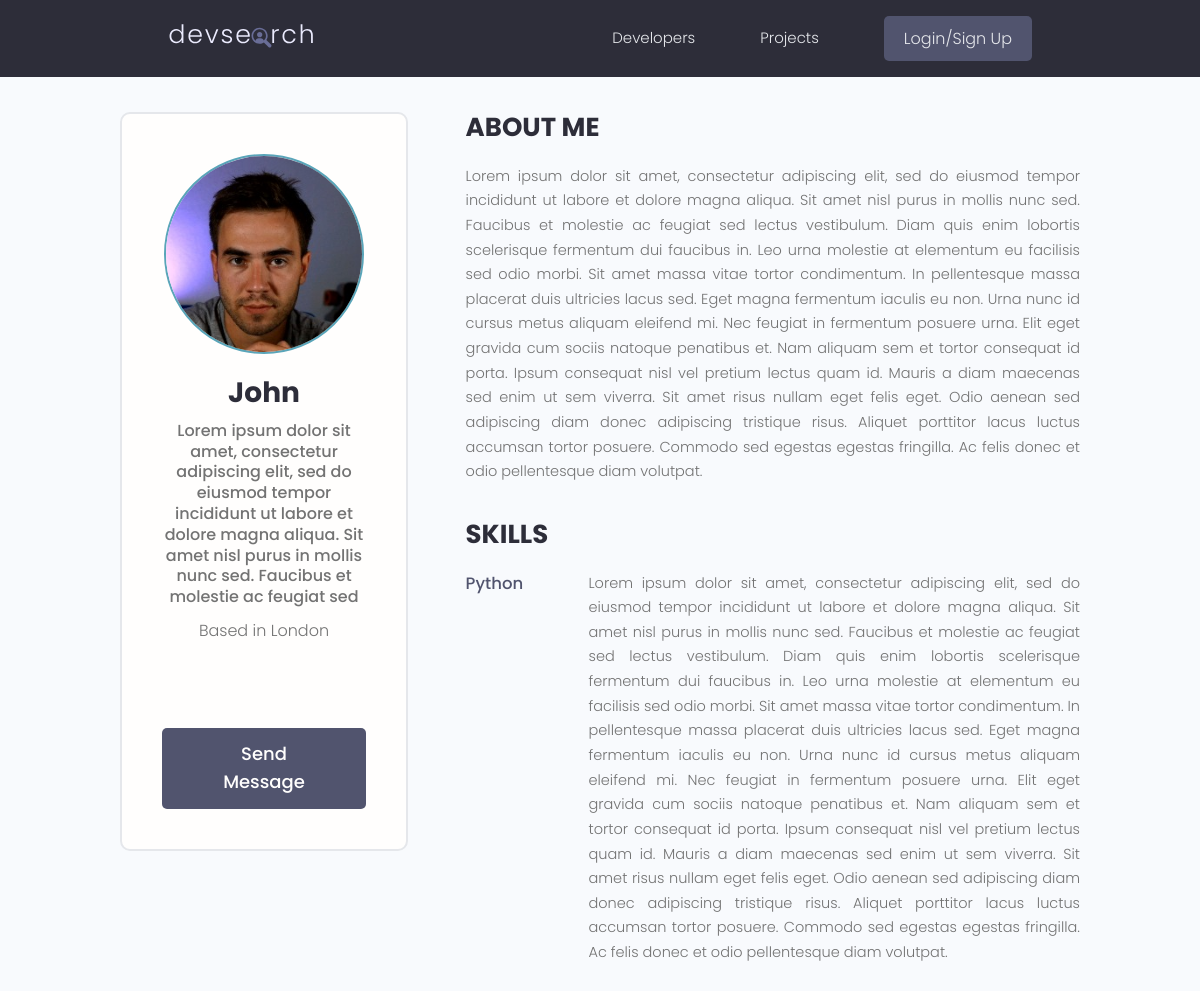
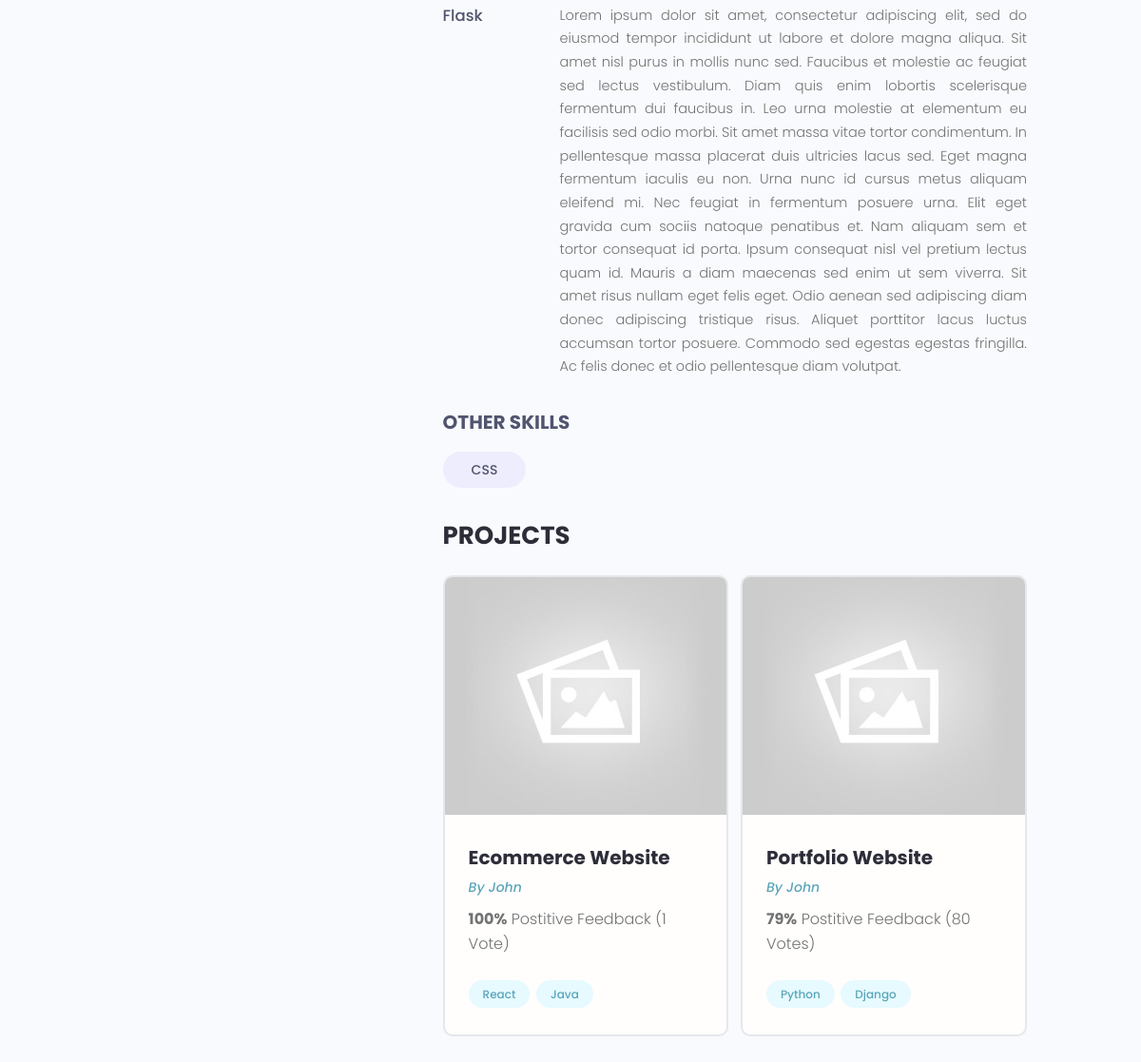
The app's page /profile/33df256f-3999-4722-9b54-4dbbeb4df0b4/ with its own data (2 pictures, top to bottom).
### users/models.py (models this page shows, shortened)
class Profile(models.Model):
    user = models.OneToOneField(User, on_delete=models.CASCADE, null=True, blank=True)
    name = models.CharField(max_length=200, blank=True, null=True)
    email = models.EmailField(max_length=500, null=True, blank=True)
    username = models.CharField(max_length=200, blank=True, null=True)
    location = models.CharField(max_length=200, blank=True, null=True)
    short_intro = models.CharField(max_length=200, blank=True, null=True)
    bio = models.TextField(blank=True, null=True)
    profile_image = models.ImageField(null=True, blank=True, upload_to='profiles/', default="profiles/user-default.png")
    social_github = models.CharField(max_length=200, blank=True, null=True)
    social_twitter = models.CharField(max_length=200, blank=True, null=True)
    social_linkedin = models.CharField(max_length=200, blank=True, null=True)
    social_youtube = models.CharField(max_length=200, blank=True, null=True)
    social_website = models.CharField(max_length=200, blank=True, null=True)
    created = models.DateTimeField(auto_now_add=True)
    id = models.UUIDField(default=uuid.uuid4, unique=True, primary_key=True, editable=False)

class Skill(models.Model):
    owner = models.ForeignKey(Profile, on_delete=models.CASCADE, null=True, blank=True)
    name = models.CharField(max_length=200, blank=True, null=True)
    description = models.TextField(null=True, blank=True)
    created = models.DateTimeField(auto_now_add=True)
    id = models.UUIDField(default=uuid.uuid4, unique=True, primary_key=True, editable=False)
    def __str__(self):
        return str(self.name)

### projects/models.py (models this page shows, shortened)
class Project(models.Model):
    owner = models.ForeignKey(Profile, null=True, blank=True, on_delete=models.SET_NULL)
    title = models.CharField(max_length=200)
    description = models.TextField(null=True, blank=True)
    featured_image = models.ImageField(null=True, blank=True, default="default.jpg")
    demo_link = models.CharField(max_length=2000, null=True, blank=True)
    source_link = models.CharField(max_length=2000, null=True, blank=True)
    tags = models.ManyToManyField('Tag', blank=True)  # '' on class because it comes later after Project class.
    vote_total = models.IntegerField(default=0, null=True, blank=True)
    vote_ratio = models.IntegerField(default=0, null=True, blank=True)
    created = models.DateTimeField(auto_now_add=True)
    id = models.UUIDField(default=uuid.uuid4, unique=True, primary_key=True, editable=False)
    class Meta:
        ordering = ['-vote_ratio','-vote_total','title']

class Tag(models.Model):
    name = models.CharField(max_length=200)
    created = models.DateTimeField(auto_now_add=True)
    id = models.UUIDField(default=uuid.uuid4, unique=True, primary_key=True, editable=False)
    def __str__(self):
        return self.name

### users/views.py (the view)
# urls.py: path('profile/<str:pk>/',views.userProfile,name="user-profile"),
def userProfile(request, pk):
    profile = Profile.objects.get(id=pk)
    topSkills = profile.skill_set.exclude(description__exact="")
    otherSkills = profile.skill_set.filter(description="")
    context = {'profile': profile, 'topSkills': topSkills, 'otherSkills': otherSkills}
    return render(request, 'users/user-profile.html', context)

### users/templates/users/user-profile.html (shortened to what this page needs)
{% extends 'main.html' %}
{% block content %}
  <main class="profile my-md">
    <div class="container">
      <div class="layout">
        <div class="column column--1of3">
          <div class="card text-center">
            <div class="card__body dev">
              <img class="avatar avatar--xl" src="{{ profile.profile_image.url}}" />
              <h2 class="dev__name">{{ profile.name}}</h2>
              <p class="dev__title">{{ profile.short_intro}}</p>
              <p class="dev__location">Based in {{ profile.location}}</p>
              <ul class="dev__social">
              </ul>
            {% if request.user.profile.id != profile.id %}
              <a href="{% url 'create-message' profile.id %}" class="btn btn--sub btn--lg">Send Message </a>
            {% endif %}
            </div>
          </div>
        </div>
        <div class="column column--2of3">
          <div class="devInfo">
            <h3 class="devInfo__title">About Me</h3>
            <p class="devInfo__about">{{ profile.bio }}</p>
          </div>
          <div class="devInfo">
            <h3 class="devInfo__title">Skills</h3>
            <div class="devInfo__skills">
                {% for skill in topSkills %}
              <div class="devSkill">
                <h4 class="devSkill__title">{{ skill.name }}</h4>
                <p class="devSkill__info">{{ skill.description }}</p>
              </div>
              {% endfor %}
              <h3 class="devInfo__subtitle">Other Skills</h3>
              <div class="devInfo__otherSkills">
                {% for skill in otherSkills %}
                  <span class="tag tag--pill tag--sub tag--lg">
                  <small>{{ skill }}</small>
                </span>
                  {% endfor %}
              </div>
            </div>
          </div>
          <div class="devInfo">
            <h3 class="devInfo__title">Projects</h3>
            <div class="grid grid--two">
                {% for project in profile.project_set.all %}
              <div class="column">
                <div class="card project">
                  <a href="{% url 'project' project.id %}" class="project">
                    <img class="project__thumbnail" src="{{ project.featured_image.url}}" alt="project thumbnail" />
                    <div class="card__body">
                      <h3 class="project__title">{{ project.title}}</h3>
                      <p><a class="project__author" href="{% url 'user-profile' project.owner.id %}">By {{ project.owner.name}}</a></p>
                      <p class="project--rating">
                        <span style="font-weight: bold;">{{ project.vote_ratio }}%</span> Postitive
                        Feedback ({{ project.vote_total }} Vote{{ project.vote_total|pluralize:"s" }})
                      </p>
                      <div class="project__tags">
                          {% for tag in project.tags.all %}
                        <span class="tag tag--pill tag--main">
                          <small>{{ tag }}</small>
                        </span>
                              {% endfor %}
                      </div>
                    </div>
                  </a>
                </div>
              </div>
                {% endfor %}
            </div>
          </div>
        </div>
      </div>
    </div>
  </main>
{% endblock %}

### static/styles/app.css (style rules this page uses)
:root { --color-sub: #2d2d39; }
.btn--sub { background-color: var(--color-sub-light); }
.card { border: 2px solid var(--color-light); }
img { width: 100%; }
.profile .card > .dev { padding: 4rem; }
.dev__name { color: var(--color-sub); font-size: 2.8rem; font-weight: 700; margin-top: 1rem; margin-bottom: 0.5rem; }
.dev__title { font-size: 1.6rem; font-weight: 500; line-height: 1.3; }
.dev__location { margin-top: 1rem; }
.dev__social { margin: 3rem 0; list-style: none; display: flex; justify-content: center; gap: 1.5rem; }
.devInfo { margin-bottom: 3rem; }
.devInfo__title, .devInfo__subtitle { font-size: 2.6rem; color: var(--color-sub); text-transform: uppercase; font-weight: 700; margin-bottom: 1.5rem; }
.devInfo__subtitle { font-size: 2rem; color: var(--color-sub-light); }
.devInfo__about, .devSkill__info { font-size: 1.45rem; line-height: 1.7; text-align: justify; }
.devSkill { margin-bottom: 3rem; }
.devSkill__title { font-size: 1.65rem; font-weight: 500; color: var(--color-sub-light); }
@media screen and (min-width: 700px) { .devSkill { display: flex; justify-content: space-between; gap: 3rem; } }
@media screen and (min-width: 700px) { .devSkill__info { flex-basis: 80%; } }
.project__author { font-size: 1.4rem; font-style: italic; }
.project--rating { margin-bottom: 1.6em; margin-top: .5em; }
.project__thumbnail { height: 25rem; object-fit: cover; object-position: top center; }
.project__title { font-size: 2rem; font-weight: 700; color: var(--color-sub); }

### static/uikit/styles/modules/_variables.css (style rules this page uses)
:root { --color-main: #5aa5b9; --color-main-light: #e6faff; --color-sub: #3f4156; --color-sub-light: #51546e; --color-sub-lighter: #ededfd; --color-text: #737373; --color-gray: #8b8b8b; --color-light: #e5e7eb; --color-light-gray: #767676; --color-bg: #f8fafd; --color-white: #fffefd; --color-white-light: #f3f3f3; --color-success: #359e64; --color-success-bg: #def8e8; --color-error: #fc4b0b; --color-error-bg: #fff2ee; --font-base: 'Poppins', arial, helvetica, 'Segoe UI', roboto, ubuntu, sans-serif; --font-monospace: 'Fira Code', 'Courier New', courier, monospace; --font-regular: 300; --font-medium: 500; --font-bold: 700; --generic-shadow: 1px 1px 5px #00000010; --generic-transition: all 0.3s ease-in-out; }

### static/uikit/styles/modules/_base.css (style rules this page uses)
* { margin: 0; padding: 0; box-sizing: border-box; text-rendering: optimizeLegibility; color: inherit; font-size: inherit; }
html { font-size: 50%; }
@media only screen and (min-width: 480px) { html { font-size: 56.25%; } }
@media only screen and (min-width: 1200px) { html { font-size: 62.5%; } }
body { line-height: 1.6; font-weight: 400; font-size: 1.5rem; color: var(--color-text); background-color: var(--color-bg); min-height: 100vh; }

### static/uikit/styles/modules/_typography.css (style rules this page uses)
* { font-family: var(--font-base); }
h2 { font-size: 3.6rem; font-weight: var(--font-bold); }
h3 { font-size: 3.2rem; font-weight: var(--font-medium); }
h4 { font-size: 2.8rem; font-weight: var(--font-medium); }
p, span, strong { font-size: 1.6rem; color: var(--color-text); font-weight: var(--font-regular); }
a { padding-bottom: 2px; text-decoration: none; display: inline-block; color: var(--color-main); font-weight: var(--font-medium); }

### static/uikit/styles/modules/_utilities.css (style rules this page uses)
.container { width: 92%; max-width: 165rem; margin: 0 auto; box-sizing: border-box; }
@media screen and (min-width: 1000px) { .container { width: 90%; } }
@media screen and (min-width: 1200px) { .container { width: 80%; } }
.text-center { text-align: center; }
.my-md { margin: 3rem auto; }

### static/uikit/styles/modules/_avatar.css (style rules this page uses)
.avatar { border-radius: 50%; border: 2px solid var(--color-main); object-fit: cover; }
.avatar--xl { height: 20rem; width: 20rem; }

### static/uikit/styles/modules/_button.css (style rules this page uses)
.btn { display: inline-block; position: relative; cursor: pointer; background-color: var(--color-light); font-weight: var(--font-medium); color: var(--color-sub); text-decoration: none; padding: 1rem 2rem; border-radius: 0.5rem; border: none; width: -webkit-fit-content; width: -moz-fit-content; width: fit-content; height: -webkit-fit-content; height: -moz-fit-content; height: fit-content; font-size: 1.6rem; outline-width: 0; outline-color: transparent; -webkit-backface-visibility: hidden; backface-visibility: hidden; transition: all 0.3s ease-in-out; }
.btn--sub { background-color: var(--color-sub); color: var(--color-white); }
.btn--lg { font-size: 1.8rem; padding: 1.2rem 4.5rem; }

### static/uikit/styles/modules/_card.css (style rules this page uses)
.card { border-radius: 1rem; background-color: var(--color-white); border: 1.5px solid var(--color-light); width: auto; height: auto; margin-top: 0.5rem; margin-bottom: 0.5rem; overflow: hidden; }
.card__body, .card__header { padding: 2rem 2.5rem; }

### records on screen
Profile: profile_image (picture), name "John", short_intro "Lorem ipsum dolor sit amet, consectetur adipiscing elit, sed do eiusmod tempor incididunt ut labore et dolore magna aliqua. Sit amet nisl purus in mollis nunc sed. Faucibus et molestie ac feugiat sed", location "London", bio "Lorem ipsum dolor sit amet, consectetur adipiscing elit, sed do eiusmod tempor incididunt ut labore et dolore magna aliqua. Sit amet nisl purus in mollis nunc sed. Faucibus et molestie ac feugiat sed lectus vestibulum. Diam quis enim lobortis scelerisque fermentum dui faucibus in. Leo urna molestie at elementum eu facilisis sed odio morbi. Sit amet massa vitae tortor condimentum. In pellentesque massa placerat duis ultricies lacus sed. Eget magna fermentum iaculis eu non. Urna nunc id cursus metus aliquam eleifend mi. Nec feugiat in fermentum posuere urna. Elit eget gravida cum sociis natoque penatibus et. Nam aliquam sem et tortor consequat id porta. Ipsum consequat nisl vel pretium lectus…"
Skill: name "Python", description "Lorem ipsum dolor sit amet, consectetur adipiscing elit, sed do eiusmod tempor incididunt ut labore et dolore magna aliqua. Sit amet nisl purus in mollis nunc sed. Faucibus et molestie ac feugiat sed lectus vestibulum. Diam quis enim lobortis scelerisque fermentum dui faucibus in. Leo urna molestie at elementum eu facilisis sed odio morbi. Sit amet massa vitae tortor condimentum. In pellentesque massa placerat duis ultricies lacus sed. Eget magna fermentum iaculis eu non. Urna nunc id cursus metus aliquam eleifend mi. Nec feugiat in fermentum posuere urna. Elit eget gravida cum sociis natoque penatibus et. Nam aliquam sem et tortor consequat id porta. Ipsum consequat nisl vel pretium lectus…"
Skill: name "Flask", description "Lorem ipsum dolor sit amet, consectetur adipiscing elit, sed do eiusmod tempor incididunt ut labore et dolore magna aliqua. Sit amet nisl purus in mollis nunc sed. Faucibus et molestie ac feugiat sed lectus vestibulum. Diam quis enim lobortis scelerisque fermentum dui faucibus in. Leo urna molestie at elementum eu facilisis sed odio morbi. Sit amet massa vitae tortor condimentum. In pellentesque massa placerat duis ultricies lacus sed. Eget magna fermentum iaculis eu non. Urna nunc id cursus metus aliquam eleifend mi. Nec feugiat in fermentum posuere urna. Elit eget gravida cum sociis natoque penatibus et. Nam aliquam sem et tortor consequat id porta. Ipsum consequat nisl vel pretium lectus…"
Skill: name "CSS"
Project: featured_image (placeholder picture), title "Ecommerce Website", owner.name "John", vote_ratio "100", vote_total "1"
Tag: name "React"
Tag: name "Java"
Project: featured_image (placeholder picture), title "Portfolio Website", owner.name "John", vote_ratio "79", vote_total "80"
Tag: name "Python"
Tag: name "Django"
